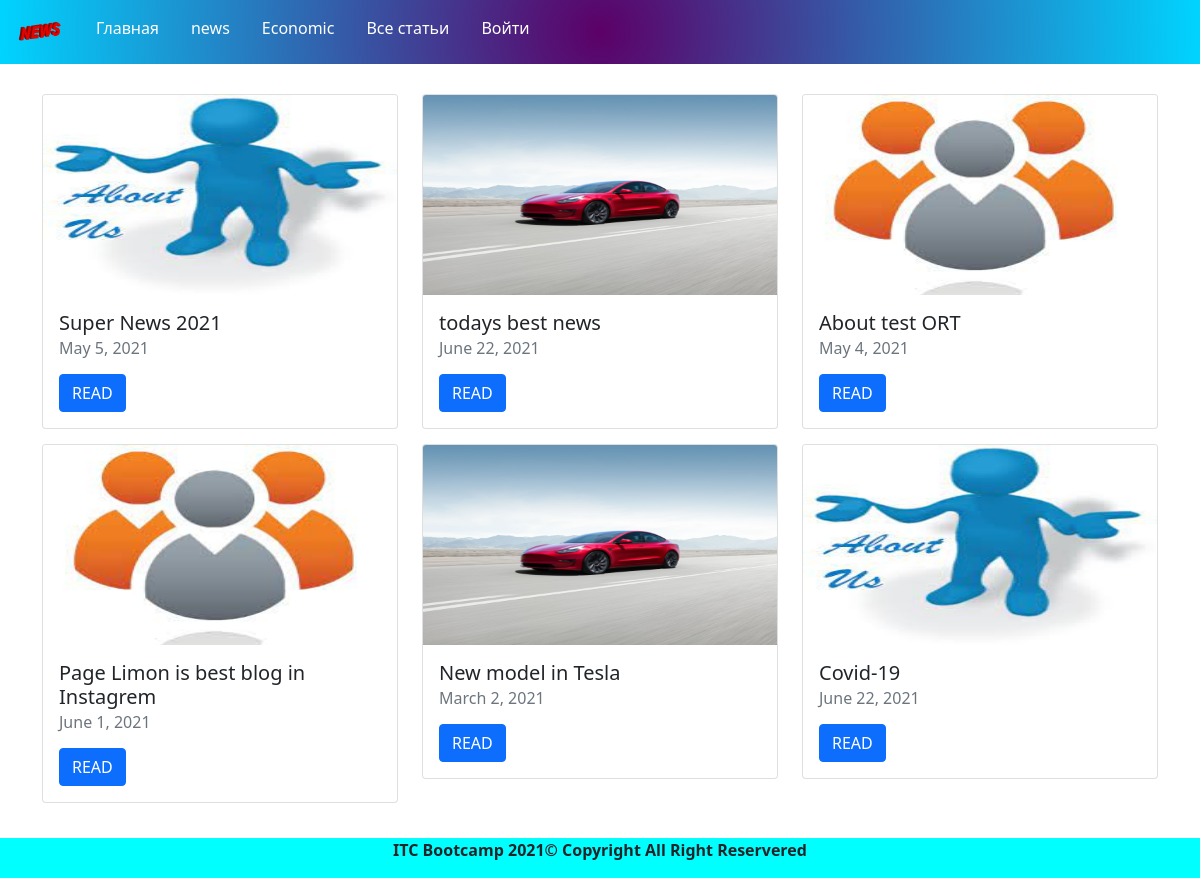
/posts/, run on the app's committed database.
### blog/models.py (models this page shows, shortened)
class PostCategory(models.Model):
    name = models.CharField(max_length=255)
    link_name = models.CharField(max_length=255)

class Post(models.Model):
    title = models.CharField(max_length=255)
    category_name = models.CharField(max_length=255)
    post_category = models.ForeignKey( PostCategory,on_delete=CASCADE)
    content = models.TextField
    short_content = models.TextField()
    published = models.DateField()
    image = models.ImageField(upload_to='images/')

### blog/views.py (the view)
# urls.py: path('posts/',views.posts),
def posts(request):
    post_categories = PostCategory.objects.all()
    post_list = Post.objects.all()
    return render(request,'posts.html',{
        'posts_lists': post_list,
        'post_categories' :post_categories
    })

### blog/templates/posts.html (shortened to what this page needs)
<!DOCTYPE html>
<html lang="en">
<head>
    <link rel="stylesheet" href="/static/css/bootstrap-5.0.1-dist/css/bootstrap.css">
    <link rel="stylesheet" href="/static/css/style.css">
</head>
<body>
    {% include 'header.html' %}
    <div class="container post-container">
        <div class="row">
            {% for post in posts_lists %}
                <div class="col-md-4" style="margin-bottom: 15px;">
                    <div class="card">
                        <img src="{{ post.image.url }}"
                        class="card-img-top post-image">
                        <div class="card-body">
                          <h5 class="card-title">{{post.title}}</h5>
                          <h6 class="card-subtitle mb-2 text-muted">
                            {{ post.published}}
                            </h6>
                          <a href="/post/{{post.id}}" class="btn btn-primary">READ</a>
                        </div>
                    </div>
                </div>
            {% endfor %}
        </div>
    </div>
    {% include 'footer.html'%}
</body>
</html>

### blog/templates/header.html
<header class="navbar navbar-light bg-mygradient text-white">
            <nav class="nav nav-pills">
                <span class="nav-item">
                    <a href="/" class="nav-link">
                        <img class="img-profile" src="/static/news.png" width="48">
                    </a>
                </span>
                <span class="nav-item">
                    <a href="/" class="nav-link">Главная</a>
                </span>
                {% for category in post_categories %}
                    <span class="nav-item">
                        <a href="/posts/category/{{category.id}}" class="nav-link">{{ category.name }}</a>
                    </span>
                {% endfor %}
                <span class="nav-item">
                    <a href="/posts" class="nav-link">Все статьи</a>
                </span>
            <nav class="nav nav-pills justify-content-end">
                <span class="nav-item">
                    <a href="login.html" class="nav-link">
                    Войти</a>
                </span>
            </nav>
        </header>

### blog/templates/footer.html
<footer>
<div>
    ITC Bootcamp 2021&copy; Copyright All Right Reservered
    </div>
</footer>

### blog/static/css/style.css (style rules this page uses)
.text-white .nav-link { color: white; }
.bg-mygradient { background: radial-gradient(circle, #5c0067 0%, #00d4ff 100%); }
.post-container { margin-top: 30px; }
.post-image { height: 200px; }
footer { width: 100%; height: 40px; background-color: aqua; text-align: center; vertical-align: middle; }
footer div { margin-top:20px; font-weight: bolder; }

### data on the page
PostCategory: name "news"
PostCategory: name "Economic"
Post: image (picture), title "Super News 2021", published "May 5, 2021"
Post: image (picture), title "todays best news", published "June 22, 2021"
Post: image (picture), title "About test ORT", published "May 4, 2021"
Post: image (picture), title "Page Limon is best blog in Instagrem", published "June 1, 2021"
Post: image (picture), title "New model in Tesla", published "March 2, 2021"
Post: image (picture), title "Covid-19", published "June 22, 2021"
